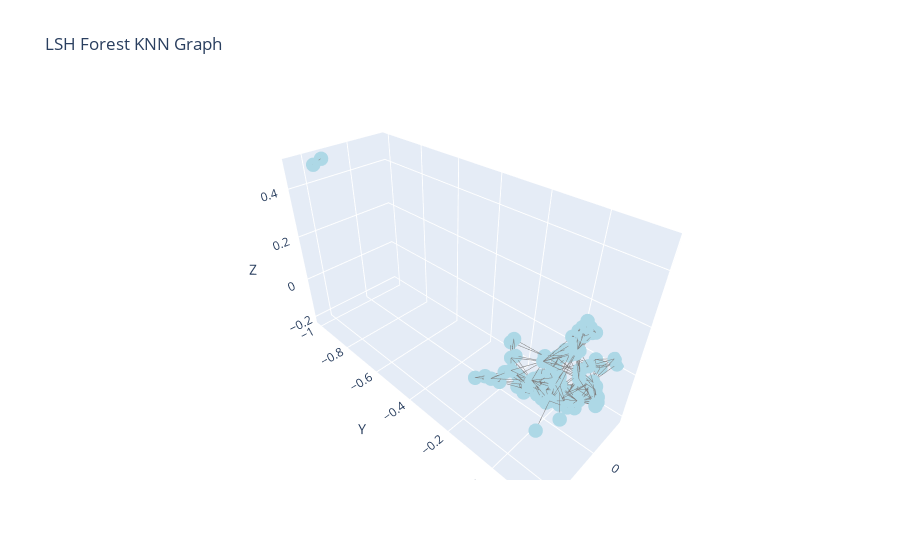

The notebook cell saved with this chart:
### Markdown cell above
## Using Plotly for Visualization

### Code cell
import plotly.graph_objects as go
import networkx as nx

# Convert to NetworkX graph as before
G = nx.Graph()
edge_index = graph.edge_index.numpy()
for i in range(edge_index.shape[1]):
    G.add_edge(edge_index[0, i], edge_index[1, i])

# Get node positions
pos = nx.spring_layout(G, dim=3)

# Create edges
edge_x = []
edge_y = []
edge_z = []
for edge in G.edges():
    x0, y0, z0 = pos[edge[0]]
    x1, y1, z1 = pos[edge[1]]
    edge_x.extend([x0, x1, None])
    edge_y.extend([y0, y1, None])
    edge_z.extend([z0, z1, None])

# Create nodes
node_x, node_y, node_z = zip(*pos.values())

# Create the graph
fig = go.Figure(data=[
    go.Scatter3d(x=edge_x, y=edge_y, z=edge_z, mode='lines', line=dict(color='gray', width=1), hoverinfo='none'),
    go.Scatter3d(x=node_x, y=node_y, z=node_z, mode='markers', marker=dict(size=5, color='lightblue'), hoverinfo='text')
])

fig.update_layout(title='LSH Forest KNN Graph', showlegend=False, scene=dict(xaxis_title='X', yaxis_title='Y', zaxis_title='Z'))
fig.show()
